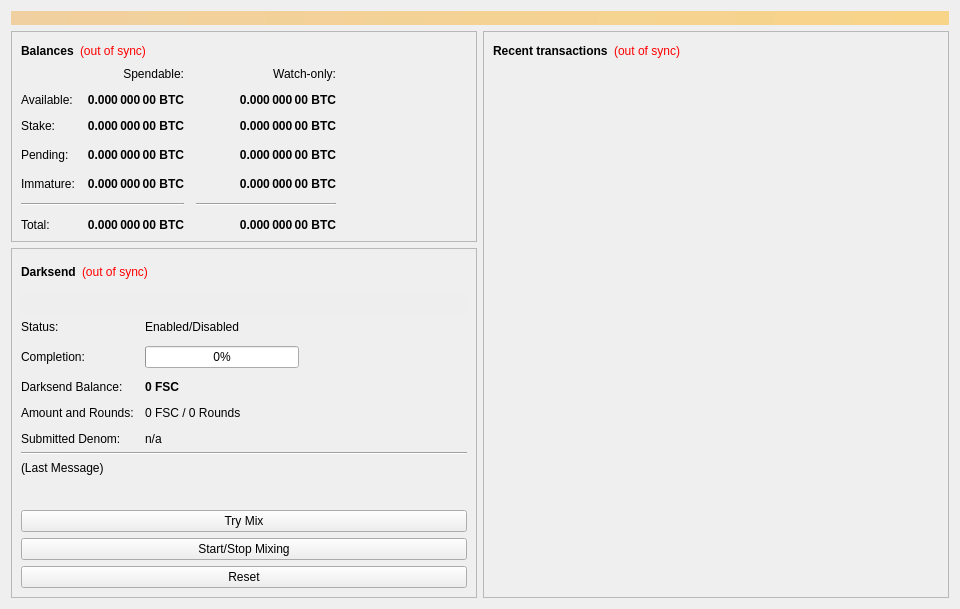
<?xml version="1.0" encoding="UTF-8"?>
<ui version="4.0">
 <class>OverviewPage</class>
 <widget class="QWidget" name="OverviewPage">
  <property name="geometry">
   <rect>
    <x>0</x>
    <y>0</y>
    <width>960</width>
    <height>594</height>
   </rect>
  </property>
  <property name="minimumSize">
   <size>
    <width>960</width>
    <height>0</height>
   </size>
  </property>
  <property name="windowTitle">
   <string>Form</string>
  </property>
  <layout class="QVBoxLayout" name="topLayout">
   <item>
    <widget class="QLabel" name="labelAlerts">
     <property name="visible">
      <bool>false</bool>
     </property>
     <property name="styleSheet">
      <string notr="true">background-color: qlineargradient(x1: 0, y1: 0, x2: 1, y2: 0, stop:0 #F0D0A0, stop:1 #F8D488); color:#000000;</string>
     </property>
     <property name="wordWrap">
      <bool>true</bool>
     </property>
     <property name="margin">
      <number>3</number>
     </property>
    </widget>
   </item>
   <item>
    <layout class="QHBoxLayout" name="horizontalLayout" stretch="1,1">
     <item>
      <layout class="QVBoxLayout" name="verticalLayout_2">
       <item>
        <widget class="QFrame" name="frame">
         <property name="frameShape">
          <enum>QFrame::StyledPanel</enum>
         </property>
         <property name="frameShadow">
          <enum>QFrame::Raised</enum>
         </property>
         <layout class="QVBoxLayout" name="verticalLayout_4">
          <item>
           <layout class="QHBoxLayout" name="horizontalLayout_4">
            <item>
             <widget class="QLabel" name="label_5">
              <property name="font">
               <font>
                <weight>75</weight>
                <bold>true</bold>
               </font>
              </property>
              <property name="text">
               <string>Balances</string>
              </property>
             </widget>
            </item>
            <item>
             <widget class="QLabel" name="labelWalletStatus">
              <property name="cursor">
               <cursorShape>WhatsThisCursor</cursorShape>
              </property>
              <property name="toolTip">
               <string>The displayed information may be out of date. Your wallet automatically synchronizes with the FriendshipCoin network after a connection is established, but this process has not completed yet.</string>
              </property>
              <property name="styleSheet">
               <string notr="true">QLabel { color: red; }</string>
              </property>
              <property name="text">
               <string notr="true">(out of sync)</string>
              </property>
              <property name="alignment">
               <set>Qt::AlignLeading|Qt::AlignLeft|Qt::AlignVCenter</set>
              </property>
             </widget>
            </item>
            <item>
             <spacer name="horizontalSpacer_3">
              <property name="orientation">
               <enum>Qt::Horizontal</enum>
              </property>
              <property name="sizeHint" stdset="0">
               <size>
                <width>40</width>
                <height>20</height>
               </size>
              </property>
             </spacer>
            </item>
           </layout>
          </item>
          <item>
           <layout class="QGridLayout" name="gridLayout">
            <property name="spacing">
             <number>12</number>
            </property>
            <item row="3" column="2">
             <widget class="QLabel" name="labelWatchPending">
              <property name="font">
               <font>
                <weight>75</weight>
                <bold>true</bold>
               </font>
              </property>
              <property name="cursor">
               <cursorShape>IBeamCursor</cursorShape>
              </property>
              <property name="toolTip">
               <string>Unconfirmed transactions to watch-only addresses</string>
              </property>
              <property name="text">
               <string notr="true">0.000 000 00 BTC</string>
              </property>
              <property name="alignment">
               <set>Qt::AlignRight|Qt::AlignTrailing|Qt::AlignVCenter</set>
              </property>
              <property name="textInteractionFlags">
               <set>Qt::LinksAccessibleByMouse|Qt::TextSelectableByKeyboard|Qt::TextSelectableByMouse</set>
              </property>
             </widget>
            </item>
            <item row="3" column="1">
             <widget class="QLabel" name="labelUnconfirmed">
              <property name="font">
               <font>
                <weight>75</weight>
                <bold>true</bold>
               </font>
              </property>
              <property name="cursor">
               <cursorShape>IBeamCursor</cursorShape>
              </property>
              <property name="toolTip">
               <string>Total of transactions that have yet to be confirmed, and do not yet count toward the spendable balance</string>
              </property>
              <property name="text">
               <string notr="true">0.000 000 00 BTC</string>
              </property>
              <property name="alignment">
               <set>Qt::AlignRight|Qt::AlignTrailing|Qt::AlignVCenter</set>
              </property>
              <property name="textInteractionFlags">
               <set>Qt::LinksAccessibleByMouse|Qt::TextSelectableByKeyboard|Qt::TextSelectableByMouse</set>
              </property>
             </widget>
            </item>
            <item row="4" column="2">
             <widget class="QLabel" name="labelWatchImmature">
              <property name="font">
               <font>
                <weight>75</weight>
                <bold>true</bold>
               </font>
              </property>
              <property name="cursor">
               <cursorShape>IBeamCursor</cursorShape>
              </property>
              <property name="toolTip">
               <string>Mined balance in watch-only addresses that has not yet matured</string>
              </property>
              <property name="text">
               <string notr="true">0.000 000 00 BTC</string>
              </property>
              <property name="alignment">
               <set>Qt::AlignRight|Qt::AlignTrailing|Qt::AlignVCenter</set>
              </property>
              <property name="textInteractionFlags">
               <set>Qt::LinksAccessibleByMouse|Qt::TextSelectableByKeyboard|Qt::TextSelectableByMouse</set>
              </property>
             </widget>
            </item>
            <item row="5" column="0" colspan="2">
             <widget class="Line" name="lineSpendableBalance">
              <property name="orientation">
               <enum>Qt::Horizontal</enum>
              </property>
             </widget>
            </item>
            <item row="5" column="2">
             <widget class="Line" name="lineWatchBalance">
              <property name="sizePolicy">
               <sizepolicy hsizetype="Preferred" vsizetype="Fixed">
                <horstretch>0</horstretch>
                <verstretch>0</verstretch>
               </sizepolicy>
              </property>
              <property name="minimumSize">
               <size>
                <width>140</width>
                <height>0</height>
               </size>
              </property>
              <property name="orientation">
               <enum>Qt::Horizontal</enum>
              </property>
             </widget>
            </item>
            <item row="6" column="0">
             <widget class="QLabel" name="labelTotalText">
              <property name="text">
               <string>Total:</string>
              </property>
             </widget>
            </item>
            <item row="4" column="1">
             <widget class="QLabel" name="labelImmature">
              <property name="font">
               <font>
                <weight>75</weight>
                <bold>true</bold>
               </font>
              </property>
              <property name="cursor">
               <cursorShape>IBeamCursor</cursorShape>
              </property>
              <property name="toolTip">
               <string>Mined balance that has not yet matured</string>
              </property>
              <property name="text">
               <string notr="true">0.000 000 00 BTC</string>
              </property>
              <property name="alignment">
               <set>Qt::AlignRight|Qt::AlignTrailing|Qt::AlignVCenter</set>
              </property>
              <property name="textInteractionFlags">
               <set>Qt::LinksAccessibleByMouse|Qt::TextSelectableByKeyboard|Qt::TextSelectableByMouse</set>
              </property>
             </widget>
            </item>
            <item row="3" column="3">
             <spacer name="horizontalSpacer_2">
              <property name="orientation">
               <enum>Qt::Horizontal</enum>
              </property>
              <property name="sizeHint" stdset="0">
               <size>
                <width>40</width>
                <height>20</height>
               </size>
              </property>
             </spacer>
            </item>
            <item row="4" column="0">
             <widget class="QLabel" name="labelImmatureText">
              <property name="text">
               <string>Immature:</string>
              </property>
             </widget>
            </item>
            <item row="6" column="1">
             <widget class="QLabel" name="labelTotal">
              <property name="font">
               <font>
                <weight>75</weight>
                <bold>true</bold>
               </font>
              </property>
              <property name="cursor">
               <cursorShape>IBeamCursor</cursorShape>
              </property>
              <property name="toolTip">
               <string>Your current total balance</string>
              </property>
              <property name="text">
               <string notr="true">0.000 000 00 BTC</string>
              </property>
              <property name="alignment">
               <set>Qt::AlignRight|Qt::AlignTrailing|Qt::AlignVCenter</set>
              </property>
              <property name="textInteractionFlags">
               <set>Qt::LinksAccessibleByMouse|Qt::TextSelectableByKeyboard|Qt::TextSelectableByMouse</set>
              </property>
             </widget>
            </item>
            <item row="6" column="2">
             <widget class="QLabel" name="labelWatchTotal">
              <property name="font">
               <font>
                <weight>75</weight>
                <bold>true</bold>
               </font>
              </property>
              <property name="cursor">
               <cursorShape>IBeamCursor</cursorShape>
              </property>
              <property name="toolTip">
               <string>Current total balance in watch-only addresses</string>
              </property>
              <property name="text">
               <string notr="true">0.000 000 00 BTC</string>
              </property>
              <property name="alignment">
               <set>Qt::AlignRight|Qt::AlignTrailing|Qt::AlignVCenter</set>
              </property>
              <property name="textInteractionFlags">
               <set>Qt::LinksAccessibleByMouse|Qt::TextSelectableByKeyboard|Qt::TextSelectableByMouse</set>
              </property>
             </widget>
            </item>
            <item row="0" column="2">
             <widget class="QLabel" name="labelWatchonly">
              <property name="text">
               <string>Watch-only:</string>
              </property>
              <property name="alignment">
               <set>Qt::AlignRight|Qt::AlignTrailing|Qt::AlignVCenter</set>
              </property>
             </widget>
            </item>
            <item row="1" column="0">
             <widget class="QLabel" name="labelBalanceText">
              <property name="text">
               <string>Available:</string>
              </property>
             </widget>
            </item>
            <item row="1" column="1">
             <widget class="QLabel" name="labelBalance">
              <property name="font">
               <font>
                <weight>75</weight>
                <bold>true</bold>
               </font>
              </property>
              <property name="cursor">
               <cursorShape>IBeamCursor</cursorShape>
              </property>
              <property name="toolTip">
               <string>Your current spendable balance</string>
              </property>
              <property name="text">
               <string notr="true">0.000 000 00 BTC</string>
              </property>
              <property name="alignment">
               <set>Qt::AlignRight|Qt::AlignTrailing|Qt::AlignVCenter</set>
              </property>
              <property name="textInteractionFlags">
               <set>Qt::LinksAccessibleByMouse|Qt::TextSelectableByKeyboard|Qt::TextSelectableByMouse</set>
              </property>
             </widget>
            </item>
            <item row="2" column="0">
             <widget class="QLabel" name="label_10">
              <property name="text">
               <string>Stake:</string>
              </property>
             </widget>
            </item>
            <item row="2" column="1">
             <widget class="QLabel" name="labelStake">
              <property name="font">
               <font>
                <weight>75</weight>
                <bold>true</bold>
               </font>
              </property>
              <property name="cursor">
               <cursorShape>IBeamCursor</cursorShape>
              </property>
              <property name="toolTip">
               <string>Total of coins that was staked, and do not yet count toward the current balance</string>
              </property>
              <property name="text">
               <string notr="true">0.000 000 00 BTC</string>
              </property>
              <property name="alignment">
               <set>Qt::AlignRight|Qt::AlignTrailing|Qt::AlignVCenter</set>
              </property>
              <property name="textInteractionFlags">
               <set>Qt::LinksAccessibleByMouse|Qt::TextSelectableByKeyboard|Qt::TextSelectableByMouse</set>
              </property>
             </widget>
            </item>
            <item row="2" column="2">
             <widget class="QLabel" name="labelWatchStake">
              <property name="font">
               <font>
                <weight>75</weight>
                <bold>true</bold>
               </font>
              </property>
              <property name="cursor">
               <cursorShape>IBeamCursor</cursorShape>
              </property>
              <property name="toolTip">
               <string>Total of coins that was staked in watch-only addresses, and do not yet count toward the current watch-only balance</string>
              </property>
              <property name="text">
               <string notr="true">0.000 000 00 BTC</string>
              </property>
              <property name="alignment">
               <set>Qt::AlignRight|Qt::AlignTrailing|Qt::AlignVCenter</set>
              </property>
              <property name="textInteractionFlags">
               <set>Qt::LinksAccessibleByMouse|Qt::TextSelectableByKeyboard|Qt::TextSelectableByMouse</set>
              </property>
             </widget>
            </item>
            <item row="1" column="2">
             <widget class="QLabel" name="labelWatchAvailable">
              <property name="font">
               <font>
                <weight>75</weight>
                <bold>true</bold>
               </font>
              </property>
              <property name="cursor">
               <cursorShape>IBeamCursor</cursorShape>
              </property>
              <property name="toolTip">
               <string>Your current balance in watch-only addresses</string>
              </property>
              <property name="text">
               <string notr="true">0.000 000 00 BTC</string>
              </property>
              <property name="alignment">
               <set>Qt::AlignRight|Qt::AlignTrailing|Qt::AlignVCenter</set>
              </property>
              <property name="textInteractionFlags">
               <set>Qt::LinksAccessibleByMouse|Qt::TextSelectableByKeyboard|Qt::TextSelectableByMouse</set>
              </property>
             </widget>
            </item>
            <item row="3" column="0">
             <widget class="QLabel" name="labelPendingText">
              <property name="text">
               <string>Pending:</string>
              </property>
             </widget>
            </item>
            <item row="0" column="1">
             <widget class="QLabel" name="labelSpendable">
              <property name="text">
               <string>Spendable:</string>
              </property>
              <property name="alignment">
               <set>Qt::AlignRight|Qt::AlignTrailing|Qt::AlignVCenter</set>
              </property>
             </widget>
            </item>
           </layout>
          </item>
         </layout>
        </widget>
       </item>
       <item>
        <widget class="QFrame" name="frameDarksend">
         <property name="sizePolicy">
          <sizepolicy hsizetype="Expanding" vsizetype="Expanding">
           <horstretch>0</horstretch>
           <verstretch>0</verstretch>
          </sizepolicy>
         </property>
         <property name="minimumSize">
          <size>
           <width>0</width>
           <height>350</height>
          </size>
         </property>
         <property name="layoutDirection">
          <enum>Qt::LeftToRight</enum>
         </property>
         <property name="frameShape">
          <enum>QFrame::StyledPanel</enum>
         </property>
         <property name="frameShadow">
          <enum>QFrame::Raised</enum>
         </property>
         <layout class="QVBoxLayout" name="verticalLayout_5">
          <item>
           <layout class="QHBoxLayout" name="horizontalLayout_5">
            <item>
             <widget class="QLabel" name="label_2">
              <property name="font">
               <font>
                <weight>75</weight>
                <bold>true</bold>
               </font>
              </property>
              <property name="text">
               <string>Darksend</string>
              </property>
             </widget>
            </item>
            <item>
             <widget class="QLabel" name="labelDarksendSyncStatus">
              <property name="toolTip">
               <string>The displayed information may be out of date. Your wallet automatically synchronizes with the FriendshipCoin network after a connection is established, but this process has not completed yet.</string>
              </property>
              <property name="styleSheet">
               <string notr="true">QLabel { color: red; }</string>
              </property>
              <property name="text">
               <string notr="true">(out of sync)</string>
              </property>
              <property name="alignment">
               <set>Qt::AlignLeading|Qt::AlignLeft|Qt::AlignVCenter</set>
              </property>
             </widget>
            </item>
            <item>
             <spacer name="horizontalSpacer_4">
              <property name="orientation">
               <enum>Qt::Horizontal</enum>
              </property>
              <property name="sizeHint" stdset="0">
               <size>
                <width>40</width>
                <height>20</height>
               </size>
              </property>
             </spacer>
            </item>
           </layout>
          </item>
          <item>
           <widget class="QPushButton" name="runAutoDenom">
            <property name="palette">
             <palette>
              <active>
               <colorrole role="WindowText">
                <brush brushstyle="SolidPattern">
                 <color alpha="255">
                  <red>0</red>
                  <green>0</green>
                  <blue>0</blue>
                 </color>
                </brush>
               </colorrole>
               <colorrole role="Button">
                <brush brushstyle="SolidPattern">
                 <color alpha="255">
                  <red>239</red>
                  <green>238</green>
                  <blue>238</blue>
                 </color>
                </brush>
               </colorrole>
               <colorrole role="Light">
                <brush brushstyle="SolidPattern">
                 <color alpha="255">
                  <red>255</red>
                  <green>255</green>
                  <blue>255</blue>
                 </color>
                </brush>
               </colorrole>
               <colorrole role="Midlight">
                <brush brushstyle="SolidPattern">
                 <color alpha="255">
                  <red>247</red>
                  <green>246</green>
                  <blue>246</blue>
                 </color>
                </brush>
               </colorrole>
               <colorrole role="Dark">
                <brush brushstyle="SolidPattern">
                 <color alpha="255">
                  <red>119</red>
                  <green>119</green>
                  <blue>119</blue>
                 </color>
                </brush>
               </colorrole>
               <colorrole role="Mid">
                <brush brushstyle="SolidPattern">
                 <color alpha="255">
                  <red>159</red>
                  <green>159</green>
                  <blue>159</blue>
                 </color>
                </brush>
               </colorrole>
               <colorrole role="Text">
                <brush brushstyle="SolidPattern">
                 <color alpha="255">
                  <red>0</red>
                  <green>0</green>
                  <blue>0</blue>
                 </color>
                </brush>
               </colorrole>
               <colorrole role="BrightText">
                <brush brushstyle="SolidPattern">
                 <color alpha="255">
                  <red>255</red>
                  <green>255</green>
                  <blue>255</blue>
                 </color>
                </brush>
               </colorrole>
               <colorrole role="ButtonText">
                <brush brushstyle="SolidPattern">
                 <color alpha="255">
                  <red>0</red>
                  <green>0</green>
                  <blue>0</blue>
                 </color>
                </brush>
               </colorrole>
               <colorrole role="Base">
                <brush brushstyle="SolidPattern">
                 <color alpha="255">
                  <red>255</red>
                  <green>255</green>
                  <blue>255</blue>
                 </color>
                </brush>
               </colorrole>
               <colorrole role="Window">
                <brush brushstyle="SolidPattern">
                 <color alpha="255">
                  <red>239</red>
                  <green>238</green>
                  <blue>238</blue>
                 </color>
                </brush>
               </colorrole>
               <colorrole role="Shadow">
                <brush brushstyle="SolidPattern">
                 <color alpha="255">
                  <red>0</red>
                  <green>0</green>
                  <blue>0</blue>
                 </color>
                </brush>
               </colorrole>
               <colorrole role="AlternateBase">
                <brush brushstyle="SolidPattern">
                 <color alpha="255">
                  <red>247</red>
                  <green>246</green>
                  <blue>246</blue>
                 </color>
                </brush>
               </colorrole>
               <colorrole role="ToolTipBase">
                <brush brushstyle="SolidPattern">
                 <color alpha="255">
                  <red>255</red>
                  <green>255</green>
                  <blue>220</blue>
                 </color>
                </brush>
               </colorrole>
               <colorrole role="ToolTipText">
                <brush brushstyle="SolidPattern">
                 <color alpha="255">
                  <red>0</red>
                  <green>0</green>
                  <blue>0</blue>
                 </color>
                </brush>
               </colorrole>
              </active>
              <inactive>
               <colorrole role="WindowText">
                <brush brushstyle="SolidPattern">
                 <color alpha="255">
                  <red>0</red>
                  <green>0</green>
                  <blue>0</blue>
                 </color>
                </brush>
               </colorrole>
               <colorrole role="Button">
                <brush brushstyle="SolidPattern">
                 <color alpha="255">
                  <red>239</red>
                  <green>238</green>
                  <blue>238</blue>
                 </color>
                </brush>
               </colorrole>
               <colorrole role="Light">
                <brush brushstyle="SolidPattern">
                 <color alpha="255">
                  <red>255</red>
                  <green>255</green>
                  <blue>255</blue>
                 </color>
                </brush>
               </colorrole>
               <colorrole role="Midlight">
                <brush brushstyle="SolidPattern">
                 <color alpha="255">
                  <red>247</red>
                  <green>246</green>
                  <blue>246</blue>
                 </color>
                </brush>
               </colorrole>
               <colorrole role="Dark">
                <brush brushstyle="SolidPattern">
                 <color alpha="255">
                  <red>119</red>
                  <green>119</green>
                  <blue>119</blue>
                 </color>
                </brush>
               </colorrole>
               <colorrole role="Mid">
                <brush brushstyle="SolidPattern">
                 <color alpha="255">
                  <red>159</red>
                  <green>159</green>
                  <blue>159</blue>
                 </color>
                </brush>
               </colorrole>
               <colorrole role="Text">
                <brush brushstyle="SolidPattern">
                 <color alpha="255">
                  <red>0</red>
                  <green>0</green>
                  <blue>0</blue>
                 </color>
                </brush>
               </colorrole>
               <colorrole role="BrightText">
                <brush brushstyle="SolidPattern">
                 <color alpha="255">
                  <red>255</red>
                  <green>255</green>
                  <blue>255</blue>
                 </color>
                </brush>
               </colorrole>
               <colorrole role="ButtonText">
                <brush brushstyle="SolidPattern">
                 <color alpha="255">
                  <red>0</red>
                  <green>0</green>
                  <blue>0</blue>
                 </color>
                </brush>
               </colorrole>
               <colorrole role="Base">
                <brush brushstyle="SolidPattern">
                 <color alpha="255">
                  <red>255</red>
                  <green>255</green>
                  <blue>255</blue>
                 </color>
                </brush>
               </colorrole>
               <colorrole role="Window">
                <brush brushstyle="SolidPattern">
                 <color alpha="255">
                  <red>239</red>
                  <green>238</green>
                  <blue>238</blue>
                 </color>
                </brush>
               </colorrole>
               <colorrole role="Shadow">
                <brush brushstyle="SolidPattern">
                 <color alpha="255">
                  <red>0</red>
                  <green>0</green>
                  <blue>0</blue>
                 </color>
                </brush>
               </colorrole>
               <colorrole role="AlternateBase">
                <brush brushstyle="SolidPattern">
                 <color alpha="255">
                  <red>247</red>
                  <green>246</green>
                  <blue>246</blue>
                 </color>
                </brush>
               </colorrole>
               <colorrole role="ToolTipBase">
                <brush brushstyle="SolidPattern">
                 <color alpha="255">
                  <red>255</red>
                  <green>255</green>
                  <blue>220</blue>
                 </color>
                </brush>
               </colorrole>
               <colorrole role="ToolTipText">
                <brush brushstyle="SolidPattern">
                 <color alpha="255">
                  <red>0</red>
                  <green>0</green>
                  <blue>0</blue>
                 </color>
                </brush>
               </colorrole>
              </inactive>
              <disabled>
               <colorrole role="WindowText">
                <brush brushstyle="SolidPattern">
                 <color alpha="255">
                  <red>119</red>
                  <green>119</green>
                  <blue>119</blue>
                 </color>
                </brush>
               </colorrole>
               <colorrole role="Button">
                <brush brushstyle="SolidPattern">
                 <color alpha="255">
                  <red>239</red>
                  <green>238</green>
                  <blue>238</blue>
                 </color>
                </brush>
               </colorrole>
               <colorrole role="Light">
                <brush brushstyle="SolidPattern">
                 <color alpha="255">
                  <red>255</red>
                  <green>255</green>
                  <blue>255</blue>
                 </color>
                </brush>
               </colorrole>
               <colorrole role="Midlight">
                <brush brushstyle="SolidPattern">
                 <color alpha="255">
                  <red>247</red>
                  <green>246</green>
                  <blue>246</blue>
                 </color>
                </brush>
               </colorrole>
               <colorrole role="Dark">
                <brush brushstyle="SolidPattern">
                 <color alpha="255">
                  <red>119</red>
                  <green>119</green>
                  <blue>119</blue>
                 </color>
                </brush>
               </colorrole>
               <colorrole role="Mid">
                <brush brushstyle="SolidPattern">
                 <color alpha="255">
                  <red>159</red>
                  <green>159</green>
                  <blue>159</blue>
                 </color>
                </brush>
               </colorrole>
               <colorrole role="Text">
                <brush brushstyle="SolidPattern">
                 <color alpha="255">
                  <red>119</red>
                  <green>119</green>
                  <blue>119</blue>
                 </color>
                </brush>
               </colorrole>
               <colorrole role="BrightText">
                <brush brushstyle="SolidPattern">
                 <color alpha="255">
                  <red>255</red>
                  <green>255</green>
                  <blue>255</blue>
                 </color>
                </brush>
               </colorrole>
               <colorrole role="ButtonText">
                <brush brushstyle="SolidPattern">
                 <color alpha="255">
                  <red>119</red>
                  <green>119</green>
                  <blue>119</blue>
                 </color>
                </brush>
               </colorrole>
               <colorrole role="Base">
                <brush brushstyle="SolidPattern">
                 <color alpha="255">
                  <red>239</red>
                  <green>238</green>
                  <blue>238</blue>
                 </color>
                </brush>
               </colorrole>
               <colorrole role="Window">
                <brush brushstyle="SolidPattern">
                 <color alpha="255">
                  <red>239</red>
                  <green>238</green>
                  <blue>238</blue>
                 </color>
                </brush>
               </colorrole>
               <colorrole role="Shadow">
                <brush brushstyle="SolidPattern">
                 <color alpha="255">
                  <red>0</red>
                  <green>0</green>
                  <blue>0</blue>
                 </color>
                </brush>
               </colorrole>
               <colorrole role="AlternateBase">
                <brush brushstyle="SolidPattern">
                 <color alpha="255">
                  <red>239</red>
                  <green>238</green>
                  <blue>238</blue>
                 </color>
                </brush>
               </colorrole>
               <colorrole role="ToolTipBase">
                <brush brushstyle="SolidPattern">
                 <color alpha="255">
                  <red>255</red>
                  <green>255</green>
                  <blue>220</blue>
                 </color>
                </brush>
               </colorrole>
               <colorrole role="ToolTipText">
                <brush brushstyle="SolidPattern">
                 <color alpha="255">
                  <red>0</red>
                  <green>0</green>
                  <blue>0</blue>
                 </color>
                </brush>
               </colorrole>
              </disabled>
             </palette>
            </property>
            <property name="focusPolicy">
             <enum>Qt::NoFocus</enum>
            </property>
            <property name="autoFillBackground">
             <bool>true</bool>
            </property>
            <property name="text">
             <string/>
            </property>
            <property name="flat">
             <bool>true</bool>
            </property>
           </widget>
          </item>
          <item>
           <layout class="QFormLayout" name="formLayout">
            <property name="fieldGrowthPolicy">
             <enum>QFormLayout::AllNonFixedFieldsGrow</enum>
            </property>
            <property name="horizontalSpacing">
             <number>11</number>
            </property>
            <property name="verticalSpacing">
             <number>12</number>
            </property>
            <item row="0" column="0">
             <widget class="QLabel" name="label_6">
              <property name="text">
               <string>Status:</string>
              </property>
             </widget>
            </item>
            <item row="1" column="0">
             <widget class="QLabel" name="label_7">
              <property name="text">
               <string>Completion:</string>
              </property>
             </widget>
            </item>
            <item row="1" column="1">
             <widget class="QProgressBar" name="darksendProgress">
              <property name="maximumSize">
               <size>
                <width>154</width>
                <height>16777215</height>
               </size>
              </property>
              <property name="value">
               <number>0</number>
              </property>
             </widget>
            </item>
            <item row="3" column="0">
             <widget class="QLabel" name="labelAnonymizedText">
              <property name="text">
               <string>Darksend Balance:</string>
              </property>
             </widget>
            </item>
            <item row="3" column="1">
             <widget class="QLabel" name="labelAnonymized">
              <property name="font">
               <font>
                <weight>75</weight>
                <bold>true</bold>
               </font>
              </property>
              <property name="text">
               <string notr="true">0 FSC</string>
              </property>
             </widget>
            </item>
            <item row="4" column="0">
             <widget class="QLabel" name="label_8">
              <property name="text">
               <string>Amount and Rounds:</string>
              </property>
             </widget>
            </item>
            <item row="4" column="1">
             <widget class="QLabel" name="labelAmountRounds">
              <property name="text">
               <string>0 FSC / 0 Rounds</string>
              </property>
             </widget>
            </item>
            <item row="5" column="0">
             <widget class="QLabel" name="label_9">
              <property name="text">
               <string>Submitted Denom:</string>
              </property>
             </widget>
            </item>
            <item row="5" column="1">
             <widget class="QLabel" name="labelSubmittedDenom">
              <property name="toolTip">
               <string>The denominations you submitted to the Masternode.&lt;br&gt;To mix, other users must submit the exact same denominations.</string>
              </property>
              <property name="text">
               <string>n/a</string>
              </property>
             </widget>
            </item>
            <item row="0" column="1">
             <widget class="QLabel" name="darksendEnabled">
              <property name="text">
               <string>Enabled/Disabled</string>
              </property>
             </widget>
            </item>
           </layout>
          </item>
          <item>
           <widget class="Line" name="lineLastMessage">
            <property name="orientation">
             <enum>Qt::Horizontal</enum>
            </property>
           </widget>
          </item>
          <item>
           <widget class="QLabel" name="darksendStatus">
            <property name="minimumSize">
             <size>
              <width>288</width>
              <height>43</height>
             </size>
            </property>
            <property name="text">
             <string>(Last Message)</string>
            </property>
            <property name="alignment">
             <set>Qt::AlignLeading|Qt::AlignLeft|Qt::AlignTop</set>
            </property>
            <property name="wordWrap">
             <bool>true</bool>
            </property>
           </widget>
          </item>
          <item>
           <widget class="QPushButton" name="darksendAuto">
            <property name="sizePolicy">
             <sizepolicy hsizetype="MinimumExpanding" vsizetype="Fixed">
              <horstretch>0</horstretch>
              <verstretch>0</verstretch>
             </sizepolicy>
            </property>
            <property name="toolTip">
             <string>Try to manually submit a Darksend request.</string>
            </property>
            <property name="text">
             <string>Try Mix</string>
            </property>
           </widget>
          </item>
          <item>
           <widget class="QPushButton" name="toggleDarksend">
            <property name="sizePolicy">
             <sizepolicy hsizetype="MinimumExpanding" vsizetype="Fixed">
              <horstretch>0</horstretch>
              <verstretch>0</verstretch>
             </sizepolicy>
            </property>
            <property name="text">
             <string>Start/Stop Mixing</string>
            </property>
           </widget>
          </item>
          <item>
           <widget class="QPushButton" name="darksendReset">
            <property name="sizePolicy">
             <sizepolicy hsizetype="MinimumExpanding" vsizetype="Fixed">
              <horstretch>0</horstretch>
              <verstretch>0</verstretch>
             </sizepolicy>
            </property>
            <property name="toolTip">
             <string>Reset the current status of Darksend (can interrupt Darksend if it's in the process of Mixing, which can cost you money!)</string>
            </property>
            <property name="autoFillBackground">
             <bool>false</bool>
            </property>
            <property name="text">
             <string>Reset</string>
            </property>
           </widget>
          </item>
         </layout>
        </widget>
       </item>
       <item>
        <spacer name="verticalSpacer">
         <property name="orientation">
          <enum>Qt::Vertical</enum>
         </property>
         <property name="sizeHint" stdset="0">
          <size>
           <width>20</width>
           <height>40</height>
          </size>
         </property>
        </spacer>
       </item>
      </layout>
     </item>
     <item>
      <layout class="QVBoxLayout" name="verticalLayout_3">
       <item>
        <widget class="QFrame" name="frame_2">
         <property name="frameShape">
          <enum>QFrame::StyledPanel</enum>
         </property>
         <property name="frameShadow">
          <enum>QFrame::Raised</enum>
         </property>
         <layout class="QVBoxLayout" name="verticalLayout">
          <item>
           <layout class="QHBoxLayout" name="horizontalLayout_2">
            <item>
             <widget class="QLabel" name="label_4">
              <property name="font">
               <font>
                <weight>75</weight>
                <bold>true</bold>
               </font>
              </property>
              <property name="text">
               <string>Recent transactions</string>
              </property>
             </widget>
            </item>
            <item>
             <widget class="QLabel" name="labelTransactionsStatus">
              <property name="cursor">
               <cursorShape>WhatsThisCursor</cursorShape>
              </property>
              <property name="toolTip">
               <string>The displayed information may be out of date. Your wallet automatically synchronizes with the FriendshipCoin network after a connection is established, but this process has not completed yet.</string>
              </property>
              <property name="styleSheet">
               <string notr="true">QLabel { color: red; }</string>
              </property>
              <property name="text">
               <string notr="true">(out of sync)</string>
              </property>
              <property name="alignment">
               <set>Qt::AlignRight|Qt::AlignTrailing|Qt::AlignVCenter</set>
              </property>
             </widget>
            </item>
            <item>
             <spacer name="horizontalSpacer">
              <property name="orientation">
               <enum>Qt::Horizontal</enum>
              </property>
              <property name="sizeHint" stdset="0">
               <size>
                <width>40</width>
                <height>20</height>
               </size>
              </property>
             </spacer>
            </item>
           </layout>
          </item>
          <item>
           <widget class="QListView" name="listTransactions">
            <property name="styleSheet">
             <string notr="true">QListView { background: transparent; }</string>
            </property>
            <property name="frameShape">
             <enum>QFrame::NoFrame</enum>
            </property>
            <property name="verticalScrollBarPolicy">
             <enum>Qt::ScrollBarAlwaysOff</enum>
            </property>
            <property name="horizontalScrollBarPolicy">
             <enum>Qt::ScrollBarAlwaysOff</enum>
            </property>
            <property name="selectionMode">
             <enum>QAbstractItemView::NoSelection</enum>
            </property>
           </widget>
          </item>
         </layout>
        </widget>
       </item>
      </layout>
     </item>
    </layout>
   </item>
  </layout>
 </widget>
 <resources/>
 <connections/>
</ui>
